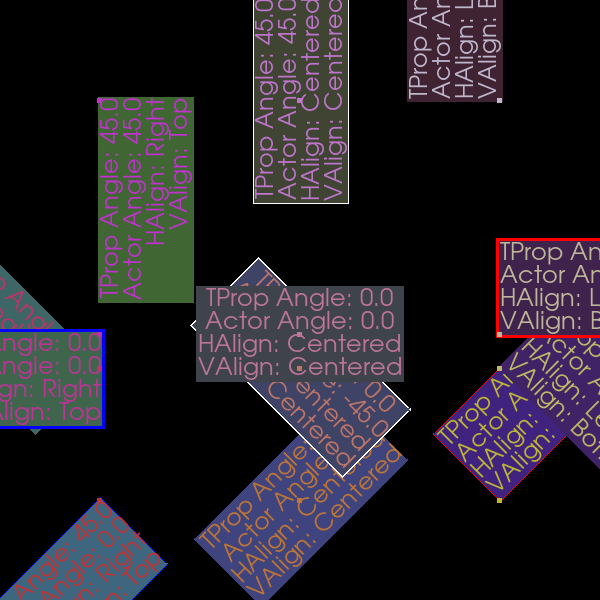

Source code (Python):
#!/usr/bin/env python

# Test vtkTextActor with tile scaling, various alignments, orientations, and frames.

import vtkmodules.vtkInteractionStyle  # noqa: F401
import vtkmodules.vtkRenderingFreeType  # noqa: F401
import vtkmodules.vtkRenderingOpenGL2  # noqa: F401

from vtkmodules.vtkCommonCore import vtkPoints, vtkUnsignedCharArray
from vtkmodules.vtkCommonDataModel import vtkCellArray, vtkPolyData
from vtkmodules.vtkRenderingCore import (
    vtkActor2D,
    vtkPolyDataMapper2D,
    vtkRenderWindow,
    vtkRenderWindowInteractor,
    vtkRenderer,
    vtkTextActor,
)

tile_scale = 2
width = 300
height = 300

# Anchor points polydata
anchors = vtkPolyData()
anchor_points = vtkPoints()
anchors.SetPoints(anchor_points)
anchor_verts = vtkCellArray()
anchors.SetVerts(anchor_verts)
anchor_colors = vtkUnsignedCharArray()
anchor_colors.SetNumberOfComponents(4)
anchors.GetCellData().SetScalars(anchor_colors)

# Row 0, Col 0: TProp orientation=45, Right/Top
actor_0_0 = vtkTextActor()
actor_0_0.GetTextProperty().SetOrientation(45)
actor_0_0.GetTextProperty().SetJustificationToRight()
actor_0_0.GetTextProperty().SetVerticalJustificationToTop()
actor_0_0.GetTextProperty().SetColor(0.75, 0.20, 0.20)
actor_0_0.GetTextProperty().SetBackgroundColor(0.25, 0.40, 0.50)
actor_0_0.GetTextProperty().SetBackgroundOpacity(1.0)
actor_0_0.SetPosition(100, 100)
actor_0_0.GetTextProperty().SetFrame(True)
actor_0_0.GetTextProperty().SetFrameColor(0.0, 0.0, 1.0)
actor_0_0.GetTextProperty().SetFrameWidth(1)
actor_0_0.SetInput("TProp Angle: 45.0\nActor Angle: 0.0\nHAlign: Right\nVAlign: Top")
pt_id = anchor_points.InsertNextPoint(100, 100, 0.0)
anchor_verts.InsertNextCell(1, [pt_id])
anchor_colors.InsertNextTuple4(191, 51, 51, 255)

# Row 0, Col 1: TProp orientation=45, Centered/Centered
actor_0_1 = vtkTextActor()
actor_0_1.GetTextProperty().SetOrientation(45)
actor_0_1.GetTextProperty().SetJustificationToCentered()
actor_0_1.GetTextProperty().SetVerticalJustificationToCentered()
actor_0_1.GetTextProperty().SetColor(0.75, 0.46, 0.20)
actor_0_1.GetTextProperty().SetBackgroundColor(0.25, 0.27, 0.50)
actor_0_1.GetTextProperty().SetBackgroundOpacity(1.0)
actor_0_1.SetPosition(300, 100)
actor_0_1.GetTextProperty().SetFrame(False)
actor_0_1.GetTextProperty().SetFrameColor(1.0, 1.0, 1.0)
actor_0_1.GetTextProperty().SetFrameWidth(1)
actor_0_1.SetInput("TProp Angle: 45.0\nActor Angle: 0.0\nHAlign: Centered\nVAlign: Centered")
pt_id = anchor_points.InsertNextPoint(300, 100, 0.0)
anchor_verts.InsertNextCell(1, [pt_id])
anchor_colors.InsertNextTuple4(191, 117, 51, 255)

# Row 0, Col 2: TProp orientation=45, Left/Bottom
actor_0_2 = vtkTextActor()
actor_0_2.GetTextProperty().SetOrientation(45)
actor_0_2.GetTextProperty().SetJustificationToLeft()
actor_0_2.GetTextProperty().SetVerticalJustificationToBottom()
actor_0_2.GetTextProperty().SetColor(0.75, 0.72, 0.20)
actor_0_2.GetTextProperty().SetBackgroundColor(0.25, 0.14, 0.50)
actor_0_2.GetTextProperty().SetBackgroundOpacity(1.0)
actor_0_2.SetPosition(500, 100)
actor_0_2.GetTextProperty().SetFrame(True)
actor_0_2.GetTextProperty().SetFrameColor(1.0, 0.0, 0.0)
actor_0_2.GetTextProperty().SetFrameWidth(1)
actor_0_2.SetInput("TProp Angle: 45.0\nActor Angle: 0.0\nHAlign: Left\nVAlign: Bottom")
pt_id = anchor_points.InsertNextPoint(500, 100, 0.0)
anchor_verts.InsertNextCell(1, [pt_id])
anchor_colors.InsertNextTuple4(191, 183, 51, 255)

# Row 1, Col 0: Actor orientation=-45, Right/Top
actor_1_0 = vtkTextActor()
actor_1_0.SetOrientation(-45)
actor_1_0.GetTextProperty().SetJustificationToRight()
actor_1_0.GetTextProperty().SetVerticalJustificationToTop()
actor_1_0.GetTextProperty().SetColor(0.75, 0.20, 0.40)
actor_1_0.GetTextProperty().SetBackgroundColor(0.25, 0.40, 0.40)
actor_1_0.GetTextProperty().SetBackgroundOpacity(1.0)
actor_1_0.SetPosition(100, 232)
actor_1_0.GetTextProperty().SetFrame(False)
actor_1_0.GetTextProperty().SetFrameColor(0.0, 0.0, 1.0)
actor_1_0.GetTextProperty().SetFrameWidth(2)
actor_1_0.SetInput("TProp Angle: 0.0\nActor Angle: -45.0\nHAlign: Right\nVAlign: Top")
pt_id = anchor_points.InsertNextPoint(100, 232, 0.0)
anchor_verts.InsertNextCell(1, [pt_id])
anchor_colors.InsertNextTuple4(191, 51, 102, 255)

# Row 1, Col 1: Actor orientation=-45, Centered/Centered
actor_1_1 = vtkTextActor()
actor_1_1.SetOrientation(-45)
actor_1_1.GetTextProperty().SetJustificationToCentered()
actor_1_1.GetTextProperty().SetVerticalJustificationToCentered()
actor_1_1.GetTextProperty().SetColor(0.75, 0.46, 0.40)
actor_1_1.GetTextProperty().SetBackgroundColor(0.25, 0.27, 0.40)
actor_1_1.GetTextProperty().SetBackgroundOpacity(1.0)
actor_1_1.SetPosition(300, 232)
actor_1_1.GetTextProperty().SetFrame(True)
actor_1_1.GetTextProperty().SetFrameColor(1.0, 1.0, 1.0)
actor_1_1.GetTextProperty().SetFrameWidth(2)
actor_1_1.SetInput("TProp Angle: 0.0\nActor Angle: -45.0\nHAlign: Centered\nVAlign: Centered")
pt_id = anchor_points.InsertNextPoint(300, 232, 0.0)
anchor_verts.InsertNextCell(1, [pt_id])
anchor_colors.InsertNextTuple4(191, 117, 102, 255)

# Row 1, Col 2: Actor orientation=-45, Left/Bottom
actor_1_2 = vtkTextActor()
actor_1_2.SetOrientation(-45)
actor_1_2.GetTextProperty().SetJustificationToLeft()
actor_1_2.GetTextProperty().SetVerticalJustificationToBottom()
actor_1_2.GetTextProperty().SetColor(0.75, 0.72, 0.40)
actor_1_2.GetTextProperty().SetBackgroundColor(0.25, 0.14, 0.40)
actor_1_2.GetTextProperty().SetBackgroundOpacity(1.0)
actor_1_2.SetPosition(500, 232)
actor_1_2.GetTextProperty().SetFrame(False)
actor_1_2.GetTextProperty().SetFrameColor(1.0, 0.0, 0.0)
actor_1_2.GetTextProperty().SetFrameWidth(2)
actor_1_2.SetInput("TProp Angle: 0.0\nActor Angle: -45.0\nHAlign: Left\nVAlign: Bottom")
pt_id = anchor_points.InsertNextPoint(500, 232, 0.0)
anchor_verts.InsertNextCell(1, [pt_id])
anchor_colors.InsertNextTuple4(191, 183, 102, 255)

# Row 2, Col 0: No orientation, Right/Top
actor_2_0 = vtkTextActor()
actor_2_0.GetTextProperty().SetJustificationToRight()
actor_2_0.GetTextProperty().SetVerticalJustificationToTop()
actor_2_0.GetTextProperty().SetColor(0.75, 0.20, 0.60)
actor_2_0.GetTextProperty().SetBackgroundColor(0.25, 0.40, 0.30)
actor_2_0.GetTextProperty().SetBackgroundOpacity(1.0)
actor_2_0.SetPosition(100, 266)
actor_2_0.GetTextProperty().SetFrame(True)
actor_2_0.GetTextProperty().SetFrameColor(0.0, 0.0, 1.0)
actor_2_0.GetTextProperty().SetFrameWidth(3)
actor_2_0.SetInput("TProp Angle: 0.0\nActor Angle: 0.0\nHAlign: Right\nVAlign: Top")
pt_id = anchor_points.InsertNextPoint(100, 266, 0.0)
anchor_verts.InsertNextCell(1, [pt_id])
anchor_colors.InsertNextTuple4(191, 51, 153, 255)

# Row 2, Col 1: No orientation, Centered/Centered
actor_2_1 = vtkTextActor()
actor_2_1.GetTextProperty().SetJustificationToCentered()
actor_2_1.GetTextProperty().SetVerticalJustificationToCentered()
actor_2_1.GetTextProperty().SetColor(0.75, 0.46, 0.60)
actor_2_1.GetTextProperty().SetBackgroundColor(0.25, 0.27, 0.30)
actor_2_1.GetTextProperty().SetBackgroundOpacity(1.0)
actor_2_1.SetPosition(300, 266)
actor_2_1.GetTextProperty().SetFrame(False)
actor_2_1.GetTextProperty().SetFrameColor(1.0, 1.0, 1.0)
actor_2_1.GetTextProperty().SetFrameWidth(3)
actor_2_1.SetInput("TProp Angle: 0.0\nActor Angle: 0.0\nHAlign: Centered\nVAlign: Centered")
pt_id = anchor_points.InsertNextPoint(300, 266, 0.0)
anchor_verts.InsertNextCell(1, [pt_id])
anchor_colors.InsertNextTuple4(191, 117, 153, 255)

# Row 2, Col 2: No orientation, Left/Bottom
actor_2_2 = vtkTextActor()
actor_2_2.GetTextProperty().SetJustificationToLeft()
actor_2_2.GetTextProperty().SetVerticalJustificationToBottom()
actor_2_2.GetTextProperty().SetColor(0.75, 0.72, 0.60)
actor_2_2.GetTextProperty().SetBackgroundColor(0.25, 0.14, 0.30)
actor_2_2.GetTextProperty().SetBackgroundOpacity(1.0)
actor_2_2.SetPosition(500, 266)
actor_2_2.GetTextProperty().SetFrame(True)
actor_2_2.GetTextProperty().SetFrameColor(1.0, 0.0, 0.0)
actor_2_2.GetTextProperty().SetFrameWidth(3)
actor_2_2.SetInput("TProp Angle: 0.0\nActor Angle: 0.0\nHAlign: Left\nVAlign: Bottom")
pt_id = anchor_points.InsertNextPoint(500, 266, 0.0)
anchor_verts.InsertNextCell(1, [pt_id])
anchor_colors.InsertNextTuple4(191, 183, 153, 255)

# Row 3, Col 0: TProp orientation=45 + Actor orientation=45, Right/Top
actor_3_0 = vtkTextActor()
actor_3_0.GetTextProperty().SetOrientation(45)
actor_3_0.SetOrientation(45)
actor_3_0.GetTextProperty().SetJustificationToRight()
actor_3_0.GetTextProperty().SetVerticalJustificationToTop()
actor_3_0.GetTextProperty().SetColor(0.75, 0.20, 0.80)
actor_3_0.GetTextProperty().SetBackgroundColor(0.25, 0.40, 0.20)
actor_3_0.GetTextProperty().SetBackgroundOpacity(1.0)
actor_3_0.SetPosition(100, 500)
actor_3_0.GetTextProperty().SetFrame(False)
actor_3_0.GetTextProperty().SetFrameColor(0.0, 0.0, 1.0)
actor_3_0.GetTextProperty().SetFrameWidth(1)
actor_3_0.SetInput("TProp Angle: 45.0\nActor Angle: 45.0\nHAlign: Right\nVAlign: Top")
pt_id = anchor_points.InsertNextPoint(100, 500, 0.0)
anchor_verts.InsertNextCell(1, [pt_id])
anchor_colors.InsertNextTuple4(191, 51, 204, 255)

# Row 3, Col 1: TProp orientation=45 + Actor orientation=45, Centered/Centered
actor_3_1 = vtkTextActor()
actor_3_1.GetTextProperty().SetOrientation(45)
actor_3_1.SetOrientation(45)
actor_3_1.GetTextProperty().SetJustificationToCentered()
actor_3_1.GetTextProperty().SetVerticalJustificationToCentered()
actor_3_1.GetTextProperty().SetColor(0.75, 0.46, 0.80)
actor_3_1.GetTextProperty().SetBackgroundColor(0.25, 0.27, 0.20)
actor_3_1.GetTextProperty().SetBackgroundOpacity(1.0)
actor_3_1.SetPosition(300, 500)
actor_3_1.GetTextProperty().SetFrame(True)
actor_3_1.GetTextProperty().SetFrameColor(1.0, 1.0, 1.0)
actor_3_1.GetTextProperty().SetFrameWidth(1)
actor_3_1.SetInput("TProp Angle: 45.0\nActor Angle: 45.0\nHAlign: Centered\nVAlign: Centered")
pt_id = anchor_points.InsertNextPoint(300, 500, 0.0)
anchor_verts.InsertNextCell(1, [pt_id])
anchor_colors.InsertNextTuple4(191, 117, 204, 255)

# Row 3, Col 2: TProp orientation=45 + Actor orientation=45, Left/Bottom
actor_3_2 = vtkTextActor()
actor_3_2.GetTextProperty().SetOrientation(45)
actor_3_2.SetOrientation(45)
actor_3_2.GetTextProperty().SetJustificationToLeft()
actor_3_2.GetTextProperty().SetVerticalJustificationToBottom()
actor_3_2.GetTextProperty().SetColor(0.75, 0.72, 0.80)
actor_3_2.GetTextProperty().SetBackgroundColor(0.25, 0.14, 0.20)
actor_3_2.GetTextProperty().SetBackgroundOpacity(1.0)
actor_3_2.SetPosition(500, 500)
actor_3_2.GetTextProperty().SetFrame(False)
actor_3_2.GetTextProperty().SetFrameColor(1.0, 0.0, 0.0)
actor_3_2.GetTextProperty().SetFrameWidth(1)
actor_3_2.SetInput("TProp Angle: 45.0\nActor Angle: 45.0\nHAlign: Left\nVAlign: Bottom")
pt_id = anchor_points.InsertNextPoint(500, 500, 0.0)
anchor_verts.InsertNextCell(1, [pt_id])
anchor_colors.InsertNextTuple4(191, 183, 204, 255)

# Anchor actor
anchor_mapper = vtkPolyDataMapper2D()
anchor_mapper.SetInputData(anchors)
anchor_actor = vtkActor2D()
anchor_actor.SetMapper(anchor_mapper)
anchor_actor.GetProperty().SetPointSize(5)

# Empty text actors (edge cases)
null_input_actor = vtkTextActor()
null_input_actor.SetInput(None)

empty_input_actor = vtkTextActor()
empty_input_actor.SetInput("")

space_actor = vtkTextActor()
space_actor.SetInput(" ")

tab_actor = vtkTextActor()
tab_actor.SetInput("\t")

newline_actor = vtkTextActor()
newline_actor.SetInput("\n")

# Renderer
renderer = vtkRenderer()
renderer.SetBackground(0.0, 0.0, 0.0)
renderer.AddViewProp(actor_0_0)
renderer.AddViewProp(actor_0_1)
renderer.AddViewProp(actor_0_2)
renderer.AddViewProp(actor_1_0)
renderer.AddViewProp(actor_1_1)
renderer.AddViewProp(actor_1_2)
renderer.AddViewProp(actor_2_0)
renderer.AddViewProp(actor_2_1)
renderer.AddViewProp(actor_2_2)
renderer.AddViewProp(actor_3_0)
renderer.AddViewProp(actor_3_1)
renderer.AddViewProp(actor_3_2)
renderer.AddViewProp(anchor_actor)
renderer.AddViewProp(null_input_actor)
renderer.AddViewProp(empty_input_actor)
renderer.AddViewProp(space_actor)
renderer.AddViewProp(tab_actor)
renderer.AddViewProp(newline_actor)

# Window with tile scaling
render_window = vtkRenderWindow()
render_window.AddRenderer(renderer)
render_window.SetWindowName("text actor tile scaling")
render_window.SetTileScale(tile_scale, tile_scale)
render_window.SetMultiSamples(0)
render_window.SetSize(width, height)

# Interactor
interactor = vtkRenderWindowInteractor()
interactor.SetRenderWindow(render_window)

# Scene
renderer.GetActiveCamera().SetPosition(0, 0, 400)
renderer.GetActiveCamera().SetFocalPoint(0, 0, 0)
renderer.GetActiveCamera().SetViewUp(0, 1, 0)
renderer.ResetCameraClippingRange()

interactor.Initialize()
interactor.Start()
